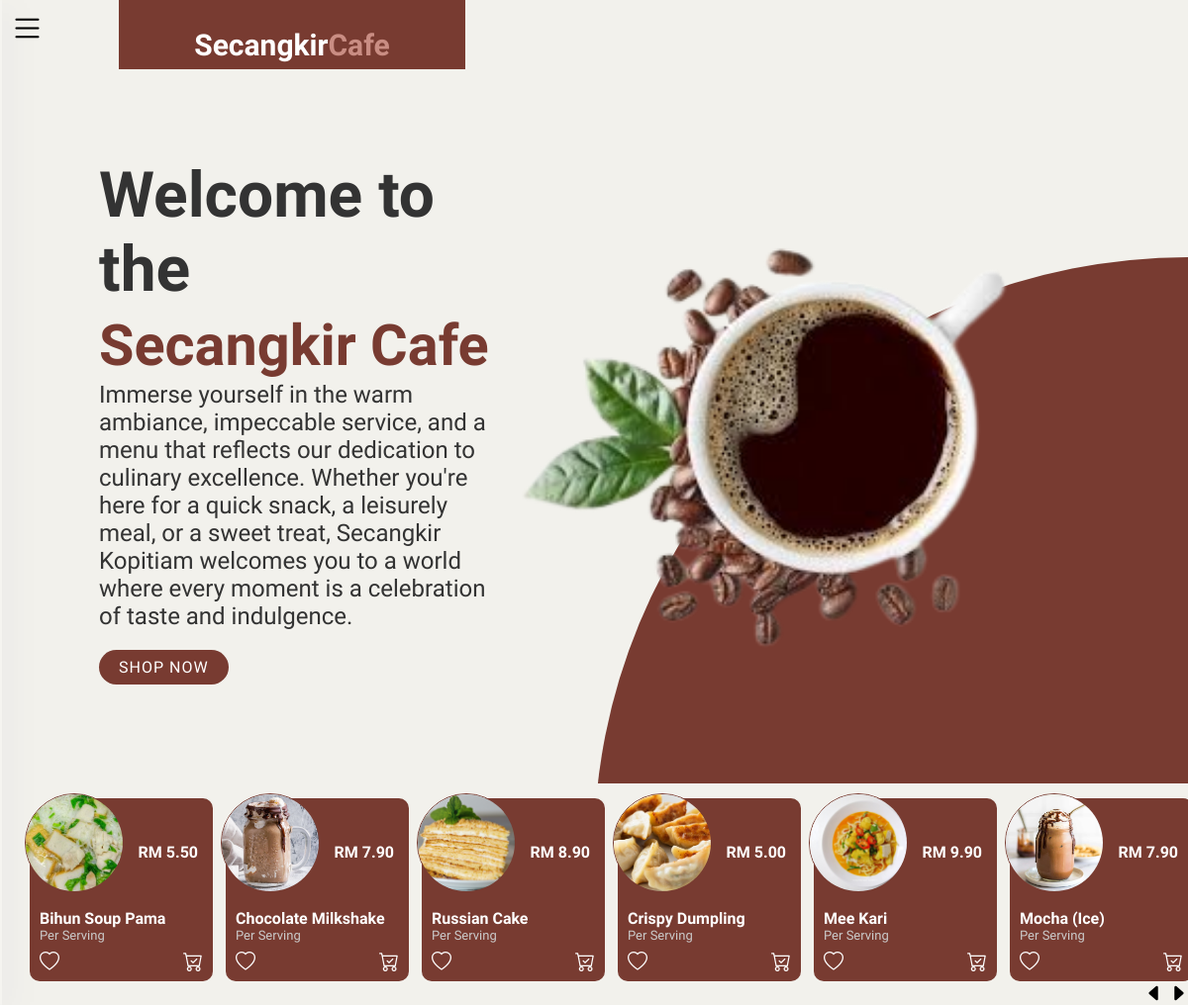
The page / on the database its author committed.
### tables this page shows
CREATE TABLE `food` (
  `food_id` int(6) NOT NULL,
  `category_id` int(11) NOT NULL,
  `food_name` varchar(255) NOT NULL,
  `net_price` decimal(10,2) NOT NULL,
  `food_image` varchar(255) NOT NULL,
  `updation_date` timestamp NOT NULL DEFAULT current_timestamp() ON UPDATE current_timestamp()
);

### index.php (the view, shortened to what this page needs)
<!DOCTYPE html>
<html lang="en" dir="ltr">
<head>
    <link rel="stylesheet" href="css/main.css">
    <link rel="stylesheet" href="css/index2.css">
    <link rel="stylesheet" href="https://cdnjs.cloudflare.com/ajax/libs/font-awesome/5.15.2/css/all.min.css" />
</head>
<body>
    <header>
        <?php include('includes/main-header.php'); ?>
    </header>
    <div class="tablecontainer">
        <section>
            <div class="hcontainer">
                <div class="text-box">
                    <h2>Welcome to the<br><span>Secangkir&nbspCafe</span></h2>
                    <p>Immerse yourself in the warm ambiance, impeccable service, and a menu that reflects our dedication to culinary excellence. Whether you're here for a quick snack, a leisurely meal, or a sweet treat, Secangkir Kopitiam welcomes you to a world where every moment is a celebration of taste and indulgence.</p>
                    <a href="menu.php">SHOP NOW</a>
                </div>
                <div class="img-box">
                    <img src="image/home.png" class="starbucks" alt="" style="width: 800px">
                </div>
            </div>
        </section>
    </div>
            <div class="cards">
                <?php
                $query = "SELECT * FROM `food` ORDER BY updation_date DESC LIMIT 8";
                $result = mysqli_query($conn, $query);
                if (mysqli_num_rows($result) > 0) {
                    while ($fetch_products = mysqli_fetch_assoc($result)) {
                        ?>
                        <div class="card">
                            <img src="image/food/<?php echo $fetch_products['food_image']; ?>" alt="Food Image" class="dis">
                            <h4>RM <?php echo $fetch_products['net_price']; ?></h4>
                            <h5><?php echo $fetch_products['food_name']; ?></h5>
                            <p>Per Serving</p>
                            <div class="cart">
                                <?php
                                if (isset($_SESSION['customer_id'])) {
                                ?>
                                <form action="wishlist.php" method="post">
                                    <input type="hidden" name="food_id" value="<?php echo $fetch_products['food_id']; ?>">
                                    <input type="hidden" name="food_name" value="<?php echo $fetch_products['food_name']; ?>">
                                    <input type="hidden" name="net_price" value="<?php echo $fetch_products['net_price']; ?>">
                                    <input type="hidden" name="food_image" value="<?php echo $fetch_products['food_image']; ?>">
                                    <button type="submit" name="add_to_wishlist" class="cart-button"><i class="bi bi-heart"></i></button>
                                </form>
                                <form action="cart.php" method="post">
                                    <input type="hidden" name="food_id" value="<?php echo $fetch_products['food_id']; ?>">
                                    <input type="hidden" name="food_name" value="<?php echo $fetch_products['food_name']; ?>">
                                    <input type="hidden" name="net_price" value="<?php echo $fetch_products['net_price']; ?>">
                                    <input type="hidden" name="food_image" value="<?php echo $fetch_products['food_image']; ?>">
                                    <button type="submit" name="add_to_cart" class="cart-button"><i class="bi bi-cart-check"></i></button>
                                </form>
                                <?php
                                }else{
                                ?>
                                <form action="login.php" method="post">
                                    <button type="submit" name="add_to_wishlist" class="cart-button"><i class="bi bi-heart"></i></button>
                                </form>
                                <form action="login.php" method="post">
                                    <button type="submit" name="add_to_cart" class="cart-button"><i class="bi bi-cart-check"></i></button>
                                </form>
                                <?php
                                }?>
                            </div>
                        </div>
                        <?php
                    }
                }
                ?>
            </div>
            <div class="social">
                <div class="sign">
                    <i class="bi bi-caret-left-fill"></i>
                    <i class="bi bi-caret-right-fill"></i>
                </div>
            </div>
</body>
</html>

### includes/main-header.php (shortened to what this page needs)
<div id="mySidenav" class="sidenav">
</div>
<div class="logo">
	<h1>Secangkir<span>Cafe</span></h1>
</div>
<nav>
	<span><i class="bi menu bi-list" onclick="openNav()"></i></span>
</nav>

### css/main.css (style rules this page uses)
:root { --primary-color: #c98d83; --secondary : #783b31; --bg: #f2f1ec; --black: #000; --white: #fff; --box-shadow: 0 .5rem 1rem rgba(0, 0, 0, 0.1); }
* { margin: 0%; padding:0%; box-sizing: border-box; font-family: 'Vidaloka', sans-serif; }
body { margin: 0; padding: 0; display: flex; flex-direction: column; min-height: 100vh; }
header { position: relative; width: 100%; background: var(--bg); padding: 10px 60px; display: flex; flex-wrap: wrap; }
header .logo { position: absolute; top: 0%; left: 10%; width: 350px; height: 70px; background: var(--secondary); transition: 1s linear; z-index: 1; }
header .logo h1 { color: #fff; text-align: center; margin-top: 5px; font-size: 30px; font-weight: 600; margin-top: 28px; }
header .logo h1 span { color: var(--primary-color); font-size: 30px; }
header nav { width: 100%; height: 10%; align-items: center; justify-content: space-between; display: flex; }
header nav .menu { font-size: 35px; color: #000; }
.bi.menu.bi-list { position: absolute; left: 100px; top:20px; z-index: 2; }
@media screen and (max-width: 1250px) { .bi.menu.bi-list { position: absolute; left: 10px; top:10px; } }
@media screen and (max-width: 1250px) { header { padding: 30px; } }
.tablecontainer { display: flex; align-items: center; justify-content: center; gap: 1rem; flex-flow: column; background-color: var(--secondary); min-height: 15rem; }
.tablecontainer p { font-size: 1.5rem; color: white; text-decoration: none; }
.cart-button { background: none; border: none; padding: 0; margin-left: auto; font-size: 20px; color: #fff; cursor: pointer; margin-top: 5px; }
.sidenav { height: 100%; width: 0; position: fixed; z-index: 999; top: 0; left: 0; overflow-x: hidden; transition: 0.5s; padding-top: 60px; border-radius: 0.5rem; background: rgba( 242, 241, 236, 1 ); box-shadow: 0 8px 32px 0 rgba( 31, 38, 135, 0.37 ); backdrop-filter: blur( 0px ); -webkit-backdrop-filter: blur( 0px ); border-radius: 10px; border: 1px solid rgba( 255, 255, 255, 0.18 ); }

### rows shown on the page
food: food_image (picture), net_price "5.50", food_name "Bihun Soup Pama"
food: food_image (picture), net_price "7.90", food_name "Chocolate Milkshake"
food: food_image (picture), net_price "8.90", food_name "Russian Cake"
food: food_image (picture), net_price "5.00", food_name "Crispy Dumpling"
food: food_image (picture), net_price "9.90", food_name "Mee Kari"
food: food_image (picture), net_price "7.90", food_name "Mocha (Ice)"
